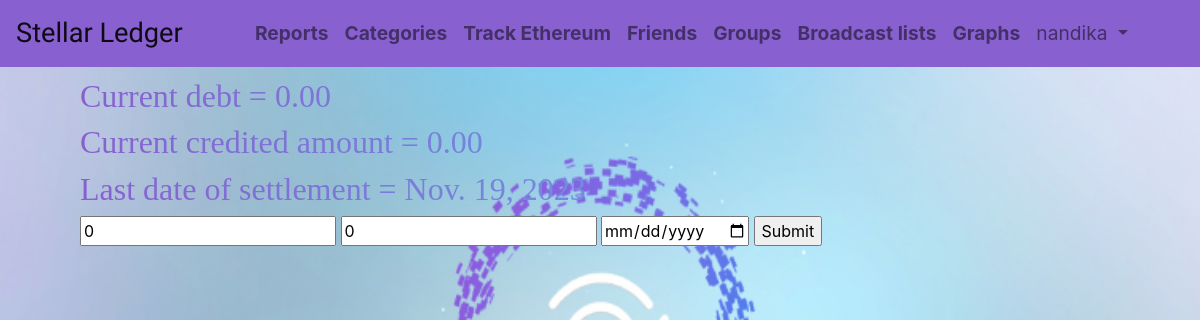
Page /friends/adddebt/nandikaag/ (signed in) on the committed database.
### friends/models.py (models this page shows)
class Friend(models.Model):
    user = models.ForeignKey(User, on_delete=models.CASCADE)
    friend_username = models.CharField(max_length=20)
    debt = models.DecimalField(default=0.00, decimal_places=2, max_digits=10, blank=True)
    credit = models.DecimalField(default=0.00, decimal_places=2, max_digits=10, blank=True)
    date = models.DateField(default=date.today(), blank=True)
    due_date = models.DateField(null=True, blank=True)

### friends/views.py (the view, shortened to what this page needs)
# urls.py: path('adddebt/<str:name>/', views.add_debt, name='adddebt'),
def add_debt(request, name):
    u = User.objects.get(username=name)
    friend = Friend.objects.get(user=request.user, friend_username=name)
    return render(request, 'friends/debt.html', context = {
        "friend" : friend
        })

### templates/friends/debt.html (shortened to what this page needs)
{% extends '../base.html' %}
{% load crispy_forms_tags %}
{% block content %}
{% include '../navbar.html'%}
<div class="padding">
    <h2> <div style="background: linear-gradient(to right, #8860d0 , #5ab9ea);
        -webkit-text-fill-color: transparent;
        -webkit-background-clip: text; font-family: 'Times New Roman', Times, serif;">Current debt = {{ friend.debt }}</div></h2>
<h2> <div style="background: linear-gradient(to right, #8860d0 , #5ab9ea);
    -webkit-text-fill-color: transparent;
    -webkit-background-clip: text; font-family: 'Times New Roman', Times, serif;">Current credited amount = {{ friend.credit }}</div></h2>
    <h2> <div style="background: linear-gradient(to right, #8860d0 , #5ab9ea);
        -webkit-text-fill-color: transparent;
        -webkit-background-clip: text; font-family: 'Times New Roman', Times, serif;">Last date of settlement = {{ friend.date }}</div></h2>
<form method="post">
    <input type="text" name="debt" value=0 placeholder="debt">
    <input type="text" name="credit" value=0 placeholder="credit">
    <input type="date" name="due_date" value=0 placeholder="Due date">
    <input type="submit" value="Submit">
</form>
</div>
{% endblock %}

### templates/navbar.html (shortened to what this page needs)
{% extends './base.html' %}
{% block navbar %}
<nav class="navbar navbar-expand-lg navbar-light" style="background-color: #8860d0;">
    <a style="font-family: Sofia, sans-serif; font-size: 170%;" class="navbar-brand" href="{% url 'home' %}">Stellar Ledger</a>
    <div class="collapse navbar-collapse justify-content-center" id="navbarNavDropdown" style=" font-size: 120%; font-weight: bold;">
      <ul class="navbar-nav">
        <li class="nav-item">
          <a class="nav-link" href="{% url 'viewTransaction' %}">Reports</a>
        </li>
        <li class="nav-item">
          <a class="nav-link" href="{% url 'viewCategories' %}">Categories</a>
        </li>
        <li class="nav-item">
          <a class="nav-link" href="#">Track Ethereum</a>
        </li>
        <li class="nav-item">
          <a class="nav-link" href="{% url 'viewFriend' %}">Friends</a>
        </li>
        <li class="nav-item">
          <a class="nav-link" href="#broadcast">Groups</a>
        </li>
        <li class="nav-item">
          <a class="nav-link" href="#broadcast">Broadcast lists</a>
        </li>
        <li class="nav-item">
          <a class="nav-link" href="#graph">Graphs</a>
        </li>
        {% if user.is_authenticated %}
        <li class="nav-item dropdown">
          <button class="nav-link dropdown-toggle" onclick="dropdown()" data-toggle="dropdown" aria-haspopup="true" aria-expanded="false" style="background-color: #8860d0;">
            {{ user.username }}
          </button>
        </li>
        {% else %}
        <li class="nav-item">
          <a class="nav-link" href="{% url 'account_login' %}">login</a>
        </li>
        {% endif %}
      </ul>
    </div>
  </nav>
{% endblock %}

### static/styles.css (style rules this page uses)
.padding { margin-top: 10px; margin-bottom: 10px; margin-right: 150px; margin-left: 80px; }
button { border: none; }

### rows in the picture
Friend: debt "0.00", credit "0.00", date "Nov. 19, 2023"

### other values in the picture
{{ user.username }} "nandika"
